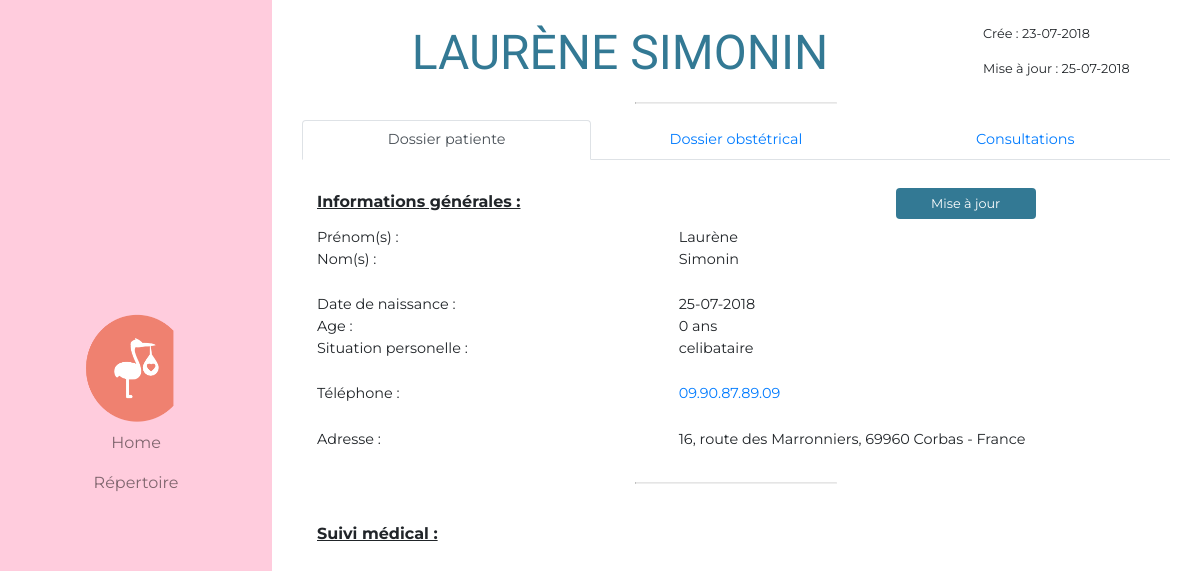
Page /espace-pro/repertoire/laurene-simonin/ on the earlier database version.
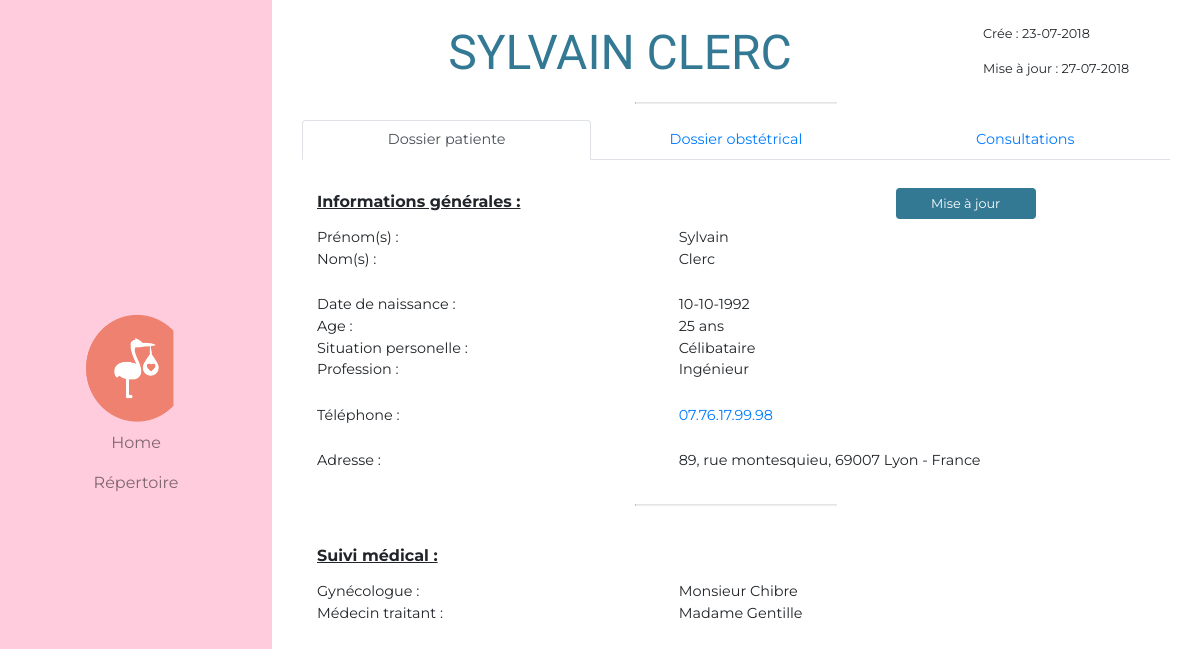
Same page on the later database version.
### APP_002_PROPAGE/models.py (models this page shows, shortened)
class Patient(models.Model):
    patient_first_name         = models.CharField(max_length=120,verbose_name="Prénom")
    patient_last_name          = models.CharField(max_length=120,verbose_name="Nom")
    patient_maiden_name        = models.CharField(max_length=120,verbose_name="Nom de jeune fille", null=True, blank=True)
    patient_birthday           = models.DateTimeField(null=True,blank=True)
    SITUATIONS                 = (
                                  ("Célibataire","Célibataire"),
                                  ("En couple","En couple"),
                                  ("Mariée","Mariée")
                                  )
    patient_situation          = models.CharField(max_length=100,choices=SITUATIONS, default="Célibataire", verbose_name="Situation familiale",null=True, blank=True)
    patient_job                = models.CharField(max_length=120,verbose_name="Profession", null=True, blank=True)
    phone_regex                = RegexValidator(regex=r'^0\d{9}$', message='Phone number must be like 06XXXXXXXX')
    patient_phone_number       = models.CharField(validators=[phone_regex], max_length=10, verbose_name="Téléphone")
    patient_address            = models.CharField(max_length=300, verbose_name="Adresse", null=True, blank=True)
    patient_zip_code           = models.CharField(max_length=5, verbose_name="Code postal", null=True, blank=True)
    patient_city               = models.CharField(max_length=64, verbose_name="Ville", null=True, blank=True)
    patient_contry             = models.CharField(max_length=64, default="France", verbose_name="Pays",null=True, blank=True)
    patient_gyn                = models.CharField(max_length=200,verbose_name="Gynécologue", null=True, blank=True)
    patient_med                = models.CharField(max_length=200,verbose_name="Médecin traitant", null=True, blank=True)
    patient_taille             = models.FloatField(verbose_name="Taille (m)",null=True, blank=True)
    patient_poid               = models.IntegerField(verbose_name="Poids (Kg)", null=True, blank=True)
    patient_ant_fam            = models.TextField(verbose_name="Antécédants familiaux", null=True, blank=True)
    patient_ant_perso          = models.TextField(verbose_name="Antécédants personnels", null=True, blank=True)
    patient_ant_chir           = models.TextField(verbose_name="Antécédants chirurgicaux", null=True, blank=True)
    patient_ant_gyn            = models.TextField(verbose_name="Antécédants gynécologiques", null=True, blank=True)
    CONTRACEPTIONS             = (
                                  ("rien","Pas de contraception"),
                                  ("anneau_vaginal","Anneau vignal"),
                                  ("DIU","DIU"),
                                  ("implant","Implant contraceptif"),
                                  ("ligature","Ligature des trompes"),
                                  ("obturation","Obturation des trompes"),
                                  ("patch","Patch"),
                                  ("pilule","Pilule contraceptive"),
                                  ("progestatif_en_injection","Progestatifs en injections"),
                                  )
    patient_contraception      = models.CharField(max_length=100,choices=CONTRACEPTIONS,default="rien",verbose_name="Contraception",null=True, blank=True)
    patient_FCV_bool           = models.BooleanField(default=False, verbose_name="FCV", blank=True)
    patient_FCV_com            = models.CharField(max_length=300, verbose_name="FCV informations", null=True, blank=True)
    patient_addictions         = models.CharField(max_length=300, verbose_name="Tabac/addications", null=True, blank=True)
    patient_allergies          = models.CharField(max_length=300, verbose_name="Allergie(s)", null=True, blank=True)
    slug                       = models.SlugField(null=True, blank=True)
    created_at                 = models.DateTimeField(auto_now_add=True)
    updated_at                 = models.DateTimeField(auto_now=True)
    class Meta:
        verbose_name = 'Patiente'
        verbose_name_plural = 'Patientes'
    def get_adress(self):
        try:
            return self.patient_address + ", " + self.patient_zip_code + " " + self.patient_city + " - " + self.patient_contry
        except:
            pass
    def get_age(self):
        today = date.today()
        return today.year - self.patient_birthday.year - ((today.month, today.day) < (self.patient_birthday.month, self.patient_birthday.day))
    def get_call_number(self):
        number = self.patient_phone_number
        return number[1:]
    def get_printable_number(self):
        number = self.patient_phone_number
        txt=""
        for i in range(len(number)):
            txt += number[i]
            if i%2 == 1 and i < len(number)-1:
                txt += '.'
        return txt
    @property
    def title(self):
        return self.patient_first_name + '-' + self.patient_last_name

### APP_002_PROPAGE/views.py (the view)
# urls.py: url(r'^repertoire/(?P<slug>[\w-]+)/$', PatientDetailView.as_view(), name='patient-details'),
class PatientDetailView(DetailView):
    template_name = "APP_002_PROPAGE/004_patient_details.html"
    def get_queryset(self):
        return Patient.objects.all()

### APP_002_PROPAGE/templates/APP_002_PROPAGE/004_patient_details.html (shortened to what this page needs)
{% extends "base.html" %}
{% load staticfiles %}
{% block css %}
{{ block.super }}
<link href="{% static 'APP_002_PROPAGE/css/002_side_navbar.css' %}" rel="stylesheet">
<link href="{% static 'APP_002_PROPAGE/css/004_patient_details.css' %}" rel="stylesheet">
{% endblock css %}
{% block content %}
{% include "APP_002_PROPAGE/002_side_navbar.html" %}
<div class="container-fluid patient-details-css">
    <div class='row justify-content-center'>
        <div class='col-lg-9'>
            <h1 class="main-page-title pt-4" align="center"> {{object.patient_first_name|upper}} {{object.patient_last_name|upper}}</h1>
        </div>
        <div class='col-lg-3 date-patient'>
            <div class='row'>
                <div class='col-12 pt-lg-4 pt-2'>
                    <p> Crée : {{object.created_at|date:'d-m-Y'}}</p>
                </div>
            </div>
            <div class='row'>
                <div class='col-12'>
                    <p> Mise à jour : {{object.updated_at|date:'d-m-Y'}}</p>
                </div>
            </div>
        </div>
    </div>
    <hr class="featurette-divider">
    <div class="container mt-2">
      <ul class="nav-infos-patient nav nav-tabs nav-justified">
        <li class="nav-item">
          <a class="nav-link active" data-toggle="tab" href="#dossier_patiente">Dossier patiente</a>
        </li>
        <li class="nav-item">
          <a class="nav-link" data-toggle="tab" href="#menu1">Dossier obstétrical</a>
        </li>
        <li class="nav-item">
          <a class="nav-link" data-toggle="tab" href="#menu2">Consultations</a>
        </li>
      </ul>
  <div class="tab-content">
    <div id="dossier_patiente" class="container tab-pane active"><br>
        <div class='row'>
            <div class='col-8 pt-2'>
                <h3 class="tab-main-title"><b><u>Informations générales :</u></b></h3>
            </div>
            <div class='col-4 date-patient pt-1'>
                <a href="{% url 'propage:patient-update' slug=object.slug %}" class="btn button" role="button" aria-pressed="true">Mise à jour</a>
            </div>
        </div>
      <div class="informations-generales pt-2">
          <div class='row tab-text'>
              <div class='col-6 col-sm-5'>
                  <p class='champs'>Prénom(s) : </p>
              </div>
              <div class='col-6'>
                  <p class='champs'>{{object.patient_first_name}}</p>
              </div>
          </div>
          <div class='row tab-text'>
              <div class='col-6 col-sm-5'>
                  <p class='champs'>Nom(s) : </p>
              </div>
              <div class='col-6'>
                  <p class='champs'>{{object.patient_last_name}}</p>
              </div>
          </div>
          {% if object.patient_birthday %}
          <div class='row tab-text'>
              <div class='col-6 col-sm-5'>
                  <p class='champs'>Date de naissance : </p>
              </div>
              <div class='col-6'>
                  <p class='champs'>{{object.patient_birthday|date:'d-m-Y'}}</p>
              </div>
          </div>
          <div class='row tab-text'>
              <div class='col-6 col-sm-5'>
                  <p class='champs'>Age : </p>
              </div>
              <div class='col-6'>
                  <p class='champs'>{{object.get_age}} ans</p>
              </div>
          </div>
          {% endif %}
          {% if object.patient_situation %}
          <div class='row tab-text'>
              <div class='col-6 col-sm-5'>
                  <p class='champs'>Situation personelle : </p>
              </div>
              <div class='col-6'>
                  <p class='champs'>{{object.patient_situation}}</p>
              </div>
          </div>
          {% endif %}
          {% if object.patient_job %}
          <div class='row tab-text'>
              <div class='col-6 col-sm-5'>
                  <p class='champs'>Profession : </p>
              </div>
              <div class='col-6'>
                  <p class='champs'>{{object.patient_job}}</p>
              </div>
          </div>
          {% endif %}
          <div class='row tab-text'>
              <div class='col-6 col-sm-5'>
                  <p class='champs'>Téléphone : </p>
              </div>
              <div class='col-6'>
                  <a href="tel:+33{{patient.get_call_number}}"><p class='champs'>{{object.get_printable_number}}</p></a>
              </div>
          </div>
          {% if object.get_adress %}
          <div class='row tab-text'>
              <div class='col-6 col-sm-5'>
                  <p class='champs'>Adresse : </p>
              </div>
              <div class='col-6'>
                  <p class='champs'>{{object.get_adress}}</p>
              </div>
          </div>
          {% endif %}
          <hr class="featurette-divider">
          <div class='row'>
              <div class='col-12 pt-4 pb-2'>
                  <h3 class="tab-main-title"><b><u>Suivi médical :</u></b></h3>
              </div>
          </div>
          {% if object.patient_gyn %}
          <div class='row tab-text'>
              <div class='col-6 col-sm-5'>
                  <p class='champs'>Gynécologue : </p>
              </div>
              <div class='col-6'>
                  <p class='champs'>{{object.patient_gyn}}</p>
              </div>
          </div>
          {% endif %}
          {% if object.patient_med %}
          <div class='row tab-text'>
              <div class='col-6 col-sm-5'>
                  <p class='champs'>Médecin traitant : </p>
              </div>
              <div class='col-6'>
                  <p class='champs'>{{object.patient_med}}</p>
              </div>
          </div>
          {% endif %}
      </div>
    </div>
  </div>
</div>
</div>
{% endblock content %}

### templates/base.html (shortened to what this page needs)
<!doctype html>
<html lang="en">
    <head>
        {% block css %}
        <link rel="stylesheet" href="https://maxcdn.bootstrapcdn.com/bootstrap/4.1.0/css/bootstrap.min.css">
        <link rel="stylesheet" href="https://use.fontawesome.com/releases/v5.1.0/css/all.css">
        <link rel="stylesheet" type="text/css" href="https://cdn.datatables.net/1.10.19/css/jquery.dataTables.css">
        {% endblock css %}
    </head>
    <body>
        {% block content %}
        {% endblock content %}
    </body>
</html>

### APP_002_PROPAGE/templates/APP_002_PROPAGE/002_side_navbar.html (shortened to what this page needs)
{% load staticfiles %}
<nav class="navbar navbar-expand-md navbar-light fixed-top" id="sideNav">
    <a class="navbar-brand" href="">
        <span class="d-none d-md-block">
          <a href="{% url 'clientpage:client-page-home' %}">
              <img class="mx-auto d-block logo" src="{% static 'APP_001_CLIENTPAGE/img/Pictocigogne.png' %}">
          </a>
        </span>
    </a>
  <div class="collapse navbar-collapse" id="navbarSupportedContent">
    <ul class="navbar-nav">
        <li class="nav-item">
            <a class="nav-link" href="{% url 'propage:espace-pro-home' %}">Home</a>
        </li>
        <li class="nav-item">
            <a class="nav-link" href="{% url 'propage:espace-pro-repertoire' %}">Répertoire</a>
        </li>
    </ul>
  </div>
</nav>

### APP_002_PROPAGE/static/APP_002_PROPAGE/css/002_side_navbar.css (style rules this page uses)
#sideNav { background-color: #ffccdd; font-family: 'Montserrat', sans-serif; }
@media (min-width: 1200px) { body { padding-left: 17rem; } }
@media (min-width: 1200px) { img.logo { height: 110px; width: 110px; } }
@media (min-width: 1200px) { #sideNav { text-align: center; position: fixed; top: 0; left: 0; display: flex; flex-direction: column; width: 17rem; height: 100vh; } }
@media (min-width: 1200px) { #sideNav .navbar-brand { display: flex; margin: auto auto 0; padding: 0.5rem; } }
@media (min-width: 1200px) { #sideNav .navbar-collapse { display: flex; align-items: flex-start; flex-grow: 0; width: 100%; margin-bottom: auto; } }
@media (min-width: 1200px) { #sideNav .navbar-collapse .navbar-nav { flex-direction: column; width: 100%; } }

### APP_002_PROPAGE/static/APP_002_PROPAGE/css/004_patient_details.css (style rules this page uses)
.button { background-color: #337994; border: none; width: 140px; color: white; padding: 6px 11px; text-align: center; text-decoration: none; font-size: 0.8rem; }
.patient-details-css { font-family: 'Montserrat', sans-serif; }
.main-page-title { text-align: center; font-family: 'Amatic SC', cursive; color: #337994; font-size: 3rem; }
hr { display: block; margin-top: 0.5em; margin-bottom: 1em; width: 200px; border-style: inset; border-width: 1px; }
p.champs { margin-bottom:0px; }
@media (min-width: 1200px) { .date-patient { font-size: 0.8rem; } }
@media (min-width: 1200px) { .nav-infos-patient { font-size: 0.9rem; } }
@media (min-width: 1200px) { .tab-main-title { font-size: 1rem; } }
@media (min-width: 1200px) { .tab-text { font-size: 0.9rem; } }

Differences in the rows shown:
changed Patient: patient_first_name "LAURÈNE" → "SYLVAIN"; patient_last_name "SIMONIN" → "CLERC"; updated_at "25-07-2018" → "27-07-2018"; patient_first_name "Laurène" → "Sylvain"; patient_last_name "Simonin" → "Clerc"; patient_birthday "25-07-2018" → "10-10-1992"; get_age "0" → "25"; patient_situation "celibataire" → "Célibataire"; patient_job (not shown) → "Ingénieur"; get_printable_number "09.90.87.89.09" → "07.76.17.99.98"; get_adress "16, route des Marronniers, 69960 Corbas - France" → "89, rue montesquieu, 69007 Lyon - France"; patient_gyn (not shown) → "Monsieur Chibre"; patient_med (not shown) → "Madame Gentille"
Other differences:
text now shown: "Profession : Gynécologue : Médecin traitant :"
